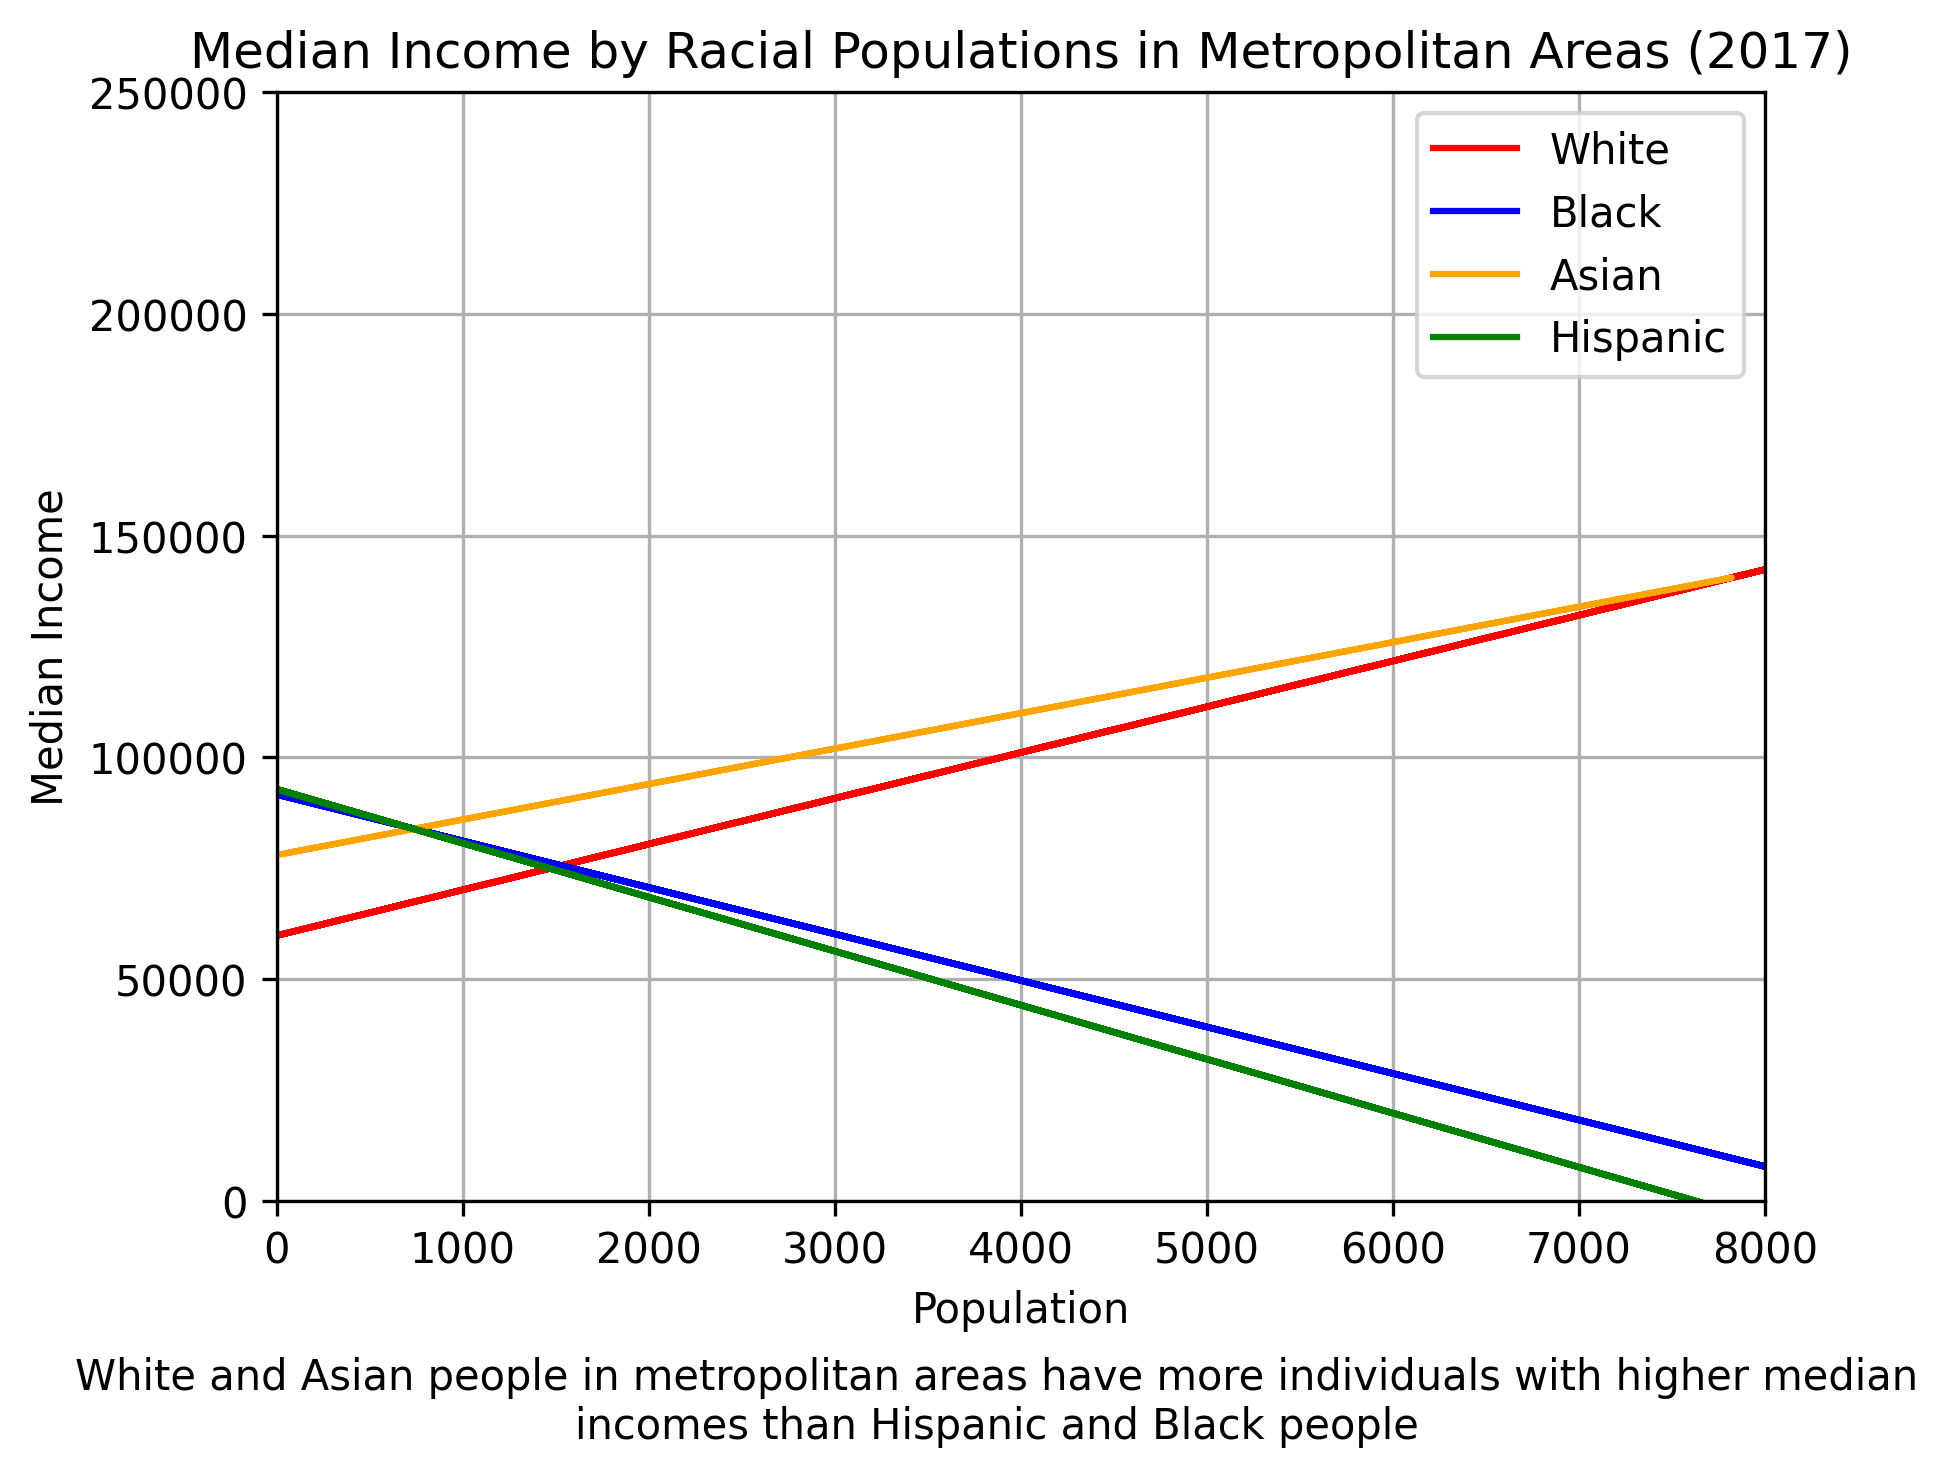

This figure's Python source:
import matplotlib.pyplot as plt
import pandas as pd
import numpy as np
from scipy import stats

# Import the data
census_data_metro = pd.read_csv("./data/census_data_metro.csv")
white_alone = census_data_metro["white_alone_17"]
black_alone = census_data_metro["black_alone_17"]
asian_alone = census_data_metro["asian_alone_17"]
hispanic_alone = census_data_metro["hispanic_or_latino_17"]
median_income = census_data_metro["median_income_17"]

# Clean the data for each race
white_median = pd.DataFrame({
    'white_alone': white_alone,
    'white_median': median_income
})
clean_white_median = white_median.dropna()

black_median = pd.DataFrame({
    'black_alone': black_alone,
    'black_median': median_income
})
clean_black_median = black_median.dropna()

asian_median = pd.DataFrame({
    'asian_alone': asian_alone,
    'asian_median': median_income
})
clean_asian_median = asian_median.dropna()

hispanic_median = pd.DataFrame({
    'hispanic_alone': hispanic_alone,
    'hispanic_median': median_income
})
clean_hispanic_median = hispanic_median.dropna()

# make the lines of best fit
mw, bw = np.polyfit(clean_white_median["white_alone"], clean_white_median["white_median"], 1)
mb, bb = np.polyfit(clean_black_median["black_alone"], clean_black_median["black_median"], 1)
ma, ba = np.polyfit(clean_asian_median["asian_alone"], clean_asian_median["asian_median"], 1)
mh, bh = np.polyfit(clean_hispanic_median["hispanic_alone"], clean_hispanic_median["hispanic_median"], 1)

line_of_fit_white = mw * clean_white_median["white_alone"] + bw
line_of_fit_black = mb * clean_black_median["black_alone"] + bb
line_of_fit_asian = ma * clean_asian_median["asian_alone"] + ba
line_of_fit_hispanic = mh * clean_hispanic_median["hispanic_alone"] + bh

# plot data
plt.plot(clean_white_median["white_alone"], line_of_fit_white, color='red', label='White')
plt.plot(clean_black_median["black_alone"], line_of_fit_black, color='blue', label='Black')
plt.plot(clean_asian_median["asian_alone"], line_of_fit_asian, color='orange', label='Asian')
plt.plot(clean_hispanic_median["hispanic_alone"], line_of_fit_hispanic, color='green', label='Hispanic')

# truncate the x limit
plt.xlim(0, 8000)
plt.ylim(0, 250000)

plt.xlabel('Population')
plt.ylabel('Median Income')
plt.title('Median Income by Racial Populations in Metropolitan Areas (2017)')
plt.legend()
plt.grid()
plt.figtext(0.5, -0.05, "White and Asian people in metropolitan areas have more individuals with higher median incomes than Hispanic and Black people", wrap=True, horizontalalignment='center', fontsize=10)

# save the figure as PNG
plt.savefig("black_hat.png", bbox_inches='tight', dpi=300) 

plt.show()
